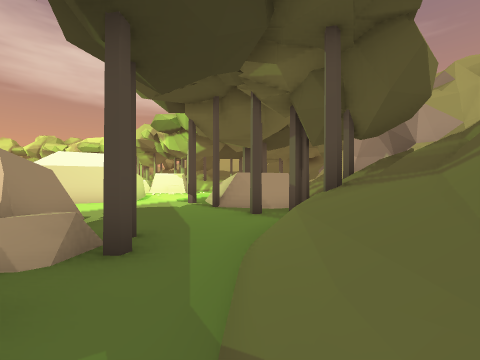
[1] (above)

24 first-person views from a walk through a Unity game level. The camera is 1.4 m above the floor, looks level and sees 90° across. The floor is counted in squares, 2 m on a side. Each view is taken from the middle of a square. On the plan, view 1 faces up. The plan holds only what a view shows up to about 9 squares ahead; the rest is blank. The place goes on beyond the plan. Some animated figures are not drawn.

[2]
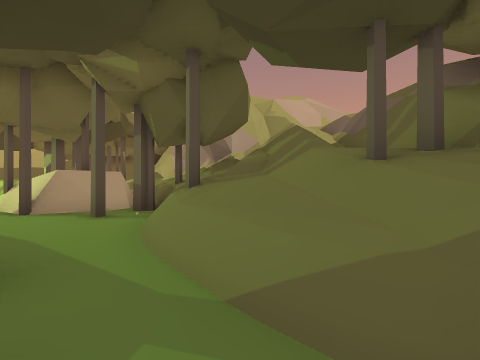

[3]
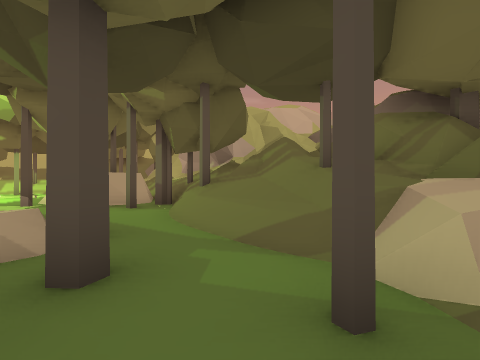

[4]
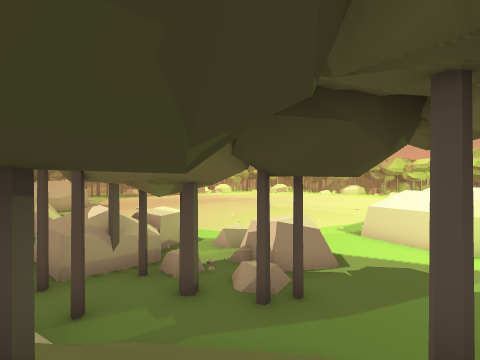

[5]
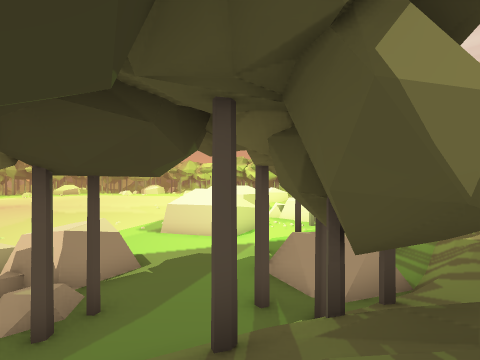

[6]
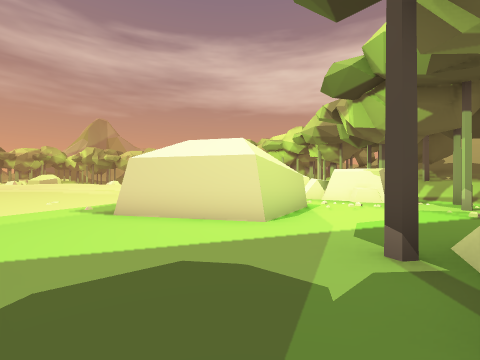

[7]
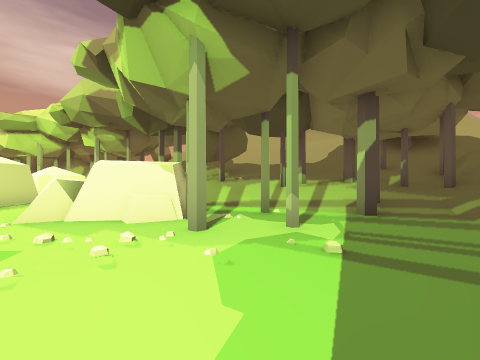

[8]
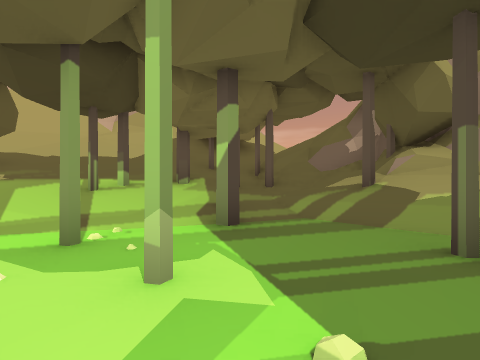

[9]
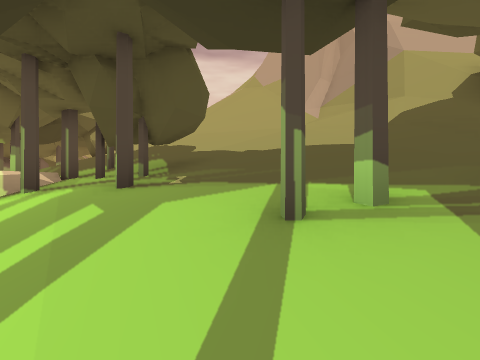

[10]
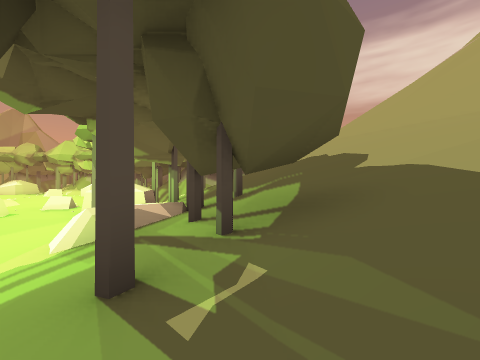

[11]
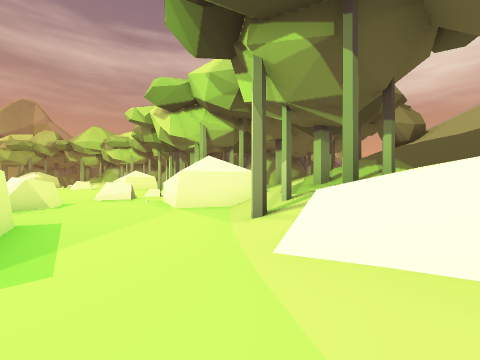

[12]
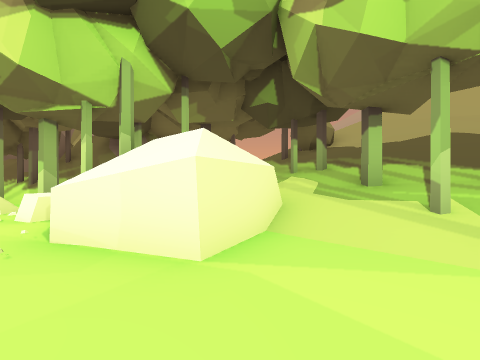

[13]
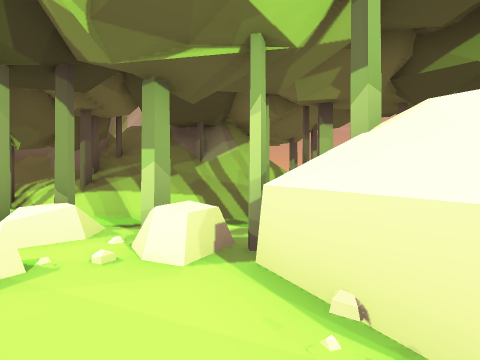

[14]
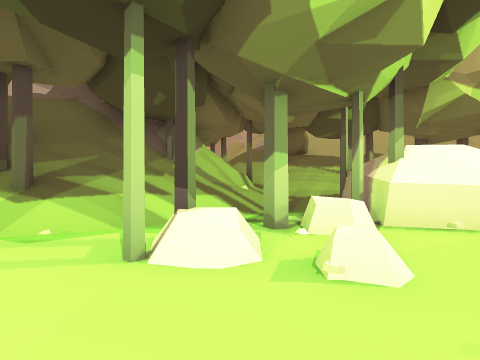

[15]
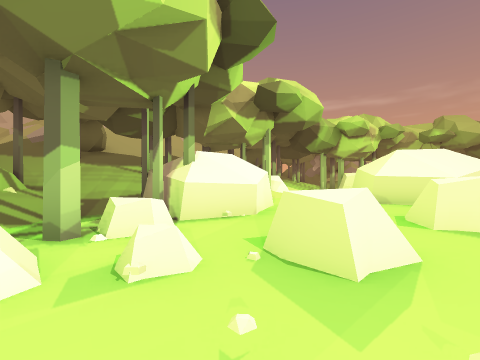

[16]
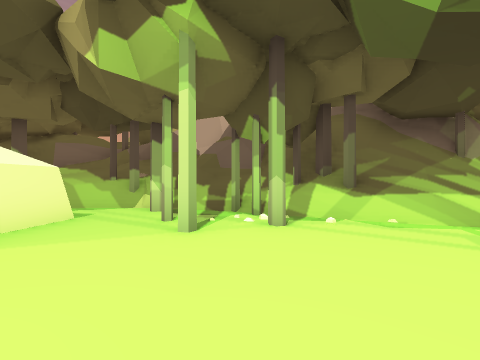

[17]
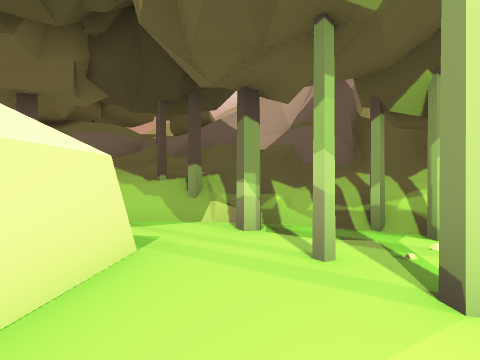

[18]
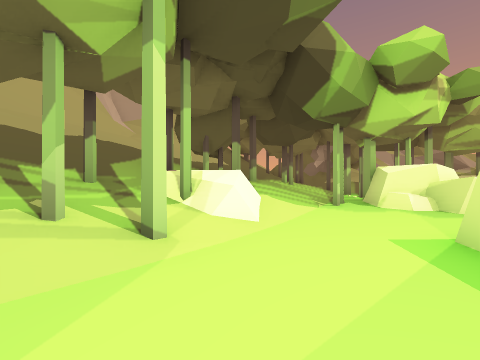

[19]
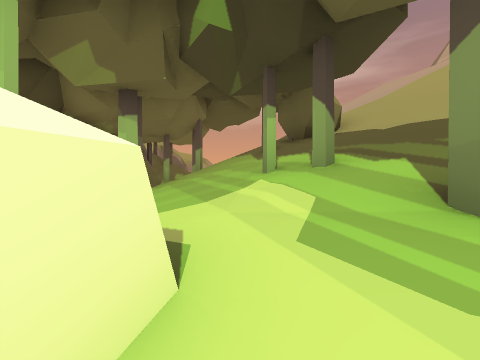

[20]
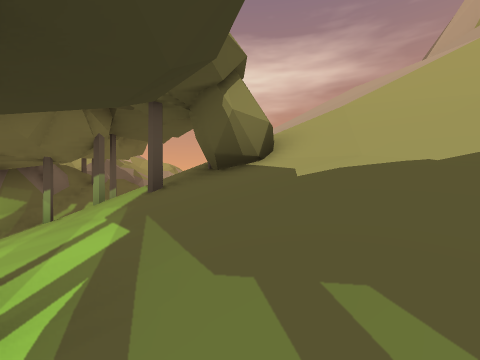

[21]
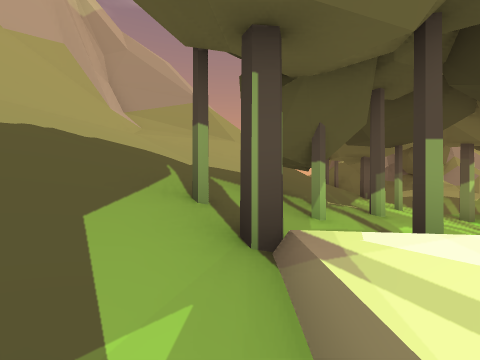

[22]
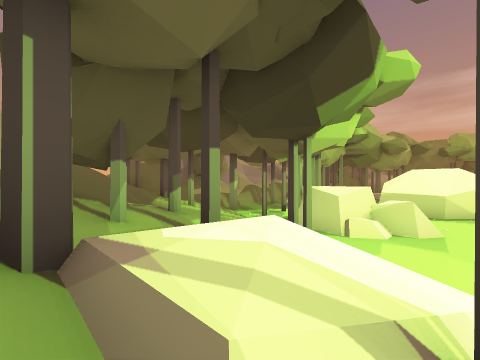

[23]
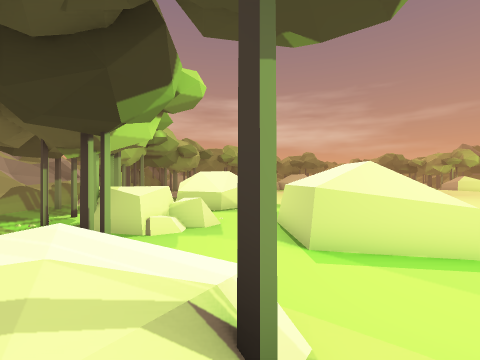

[24]
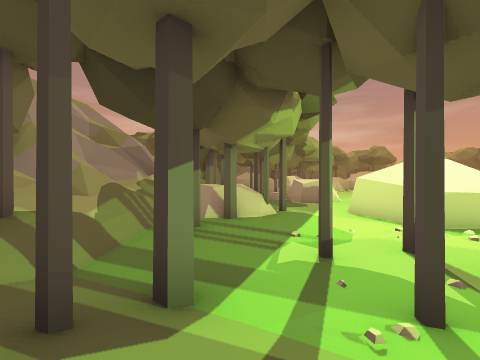

### Floor plan
Key: @ floor where view 1 was taken; # wall or solid block; x gap in a wall; . main floor; : floor 0.25 m higher than the main floor; + floor 0.5 m higher than the main floor; / step, stairs or slope; = window, fence, low wall or low ledge; ^ raised ledge; O other object.
Columns run from 27 left of view 1 to 6 right of it. Each row starts with its distance up from view 1.
 31    ##=       ^#           #^
 30 #######^     ^##     ///
 29 #/////=# #    #/#// //////= ^
 28 ##///////#^^  #///##////////#^
 27    =##//##==## ///##////////#^
 26    ....###///#=#/////////////#
 25     #.////////////////////////
 24     #......../////#///////////^^^
 23      .....###O/#//////////////==^^
 22       .....O.####///#/////////==/=
 21        . .....###/////#////////=/
 20           .^=.....//#####=/////#
 19            ......../==#////////
 18             ##.......//////////
 17             ##..##..../////x//##
 16                .###....#//////=#=
 15                .###...O##./////##
 14                   #..####./.#///#
 13                     ..###x#../#/#
 12                     .........//##
 11                     ........#//##
 10                     .###.....//#
  9                     ####...#=//#
  8                 ..   ###..###=/#
  7                ::....#.....##=/#
  6               ++:./........=#=/#
  5               ++::.........#####
  4                         #...###=
  3                        ###.////#
  2                       =#O##////#
  1                      .##O.#//###
  0                      ###O..@/##
 -1                       ###.#=##
 -2                        ####
 -3                        ##

Where each view was taken, in squares from view 1:
view 1: 0 up, 0 right, facing up
view 2: 0 up, 1 left, facing up-right
view 3: 1 down, 2 left, facing up-right
view 4: 2 up, 3 right, facing left
view 5: 2 up, 3 right, facing up-left
view 6: 5 up, 1 left, facing up-left
view 7: 9 up, 2 left, facing up
view 8: 11 up, 2 left, facing up-right
view 9: 15 up, 1 left, facing up
view 10: 18 up, 1 left, facing up-left
view 11: 17 up, 6 left, facing up-left
view 12: 18 up, 11 left, facing up
view 13: 20 up, 14 left, facing up
view 14: 21 up, 18 left, facing up-right
view 15: 21 up, 18 left, facing right
view 16: 21 up, 20 left, facing up
view 17: 23 up, 22 left, facing up
view 18: 19 up, 11 left, facing right
view 19: 21 up, 10 left, facing up
view 20: 23 up, 8 left, facing up
view 21: 21 up, 7 left, facing right
view 22: 21 up, 7 left, facing down-right
view 23: 21 up, 7 left, facing down
view 24: 16 up, 0 right, facing down
